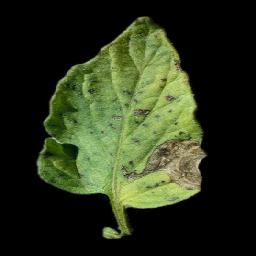
#> input picture Tomato Early Blight Segmented/EB4.jpg, 256 x 256 px, found by its file name
$ jupyter execute 'Aahan RGB TO CIELAB.ipynb'
#> lines starting #> are read from the running program, lines starting #| are printed output that depends on the picture
[cell 1]
import numpy as np
import matplotlib.pyplot as plt
import cv2

<h2>Converting the image to L*a*b* color space </h2>

[cell 2]
#importing the image
eb1=cv2.cvtColor(cv2.imread('EB4.jpg'),cv2.COLOR_BGR2RGB)
rows,col,channels=eb1.shape
#> rows = 256; col = 256; channels = 3
plt.imshow(eb1)

[cell 3]
#converting each pixel from rgb to xyz value
eb1c=eb1.copy().reshape(rows*col,channels)
xyzArr=[]
#looping through each pixel
for index,pixel in enumerate(eb1c):
    sR,sG,sB=pixel
    r = ( sR / 255 )
    g = ( sG / 255 )
    b = ( sB / 255 )

    if r > 0.04045:
        r = ( ( r + 0.055 ) / 1.055 )** 2.4
    else:
        r = r / 12.92

    if g > 0.04045:
        g=( ( g + 0.055 ) / 1.055 )**2.4

    else:
        g = g / 12.92

    if b > 0.04045:
        b = ( ( b + 0.055 ) / 1.055 )** 2.4
    else:
        b = b / 12.92

    r = r * 100
    g = g * 100
    b = b * 100

    x = r * 0.4124 + g * 0.3576 + b * 0.1805
    y = r * 0.2126 + g * 0.7152 + b * 0.0722
    z = r * 0.0193 + g * 0.1192 + b * 0.9505
    xyzArr.append([x,y,z])
xyzArr=np.array(xyzArr)

[cell 4]
#converting each pixel from xyz to cielab color space
labArr=[]
for value in xyzArr:
    x,y,z=value
    refX=94.811
    refY=100.000
    refZ=107.304

    x = x / refX
    y = y / refY
    z = z / refZ

    if x > 0.008856 :
            x = x ** ( 1/3 )

    else:
        x = ( 7.787 * x ) + ( 16 / 116 )

    if y > 0.008856 :
        y = y ** ( 1/3 )

    else:
        y = ( 7.787 * y ) + ( 16 / 116 )

    if  z > 0.008856:
        z = z**( 1/3 )

    else:
        z = ( 7.787 * z ) + ( 16 / 116 )


    ciel = (( 116 * x ) - 16)*255/100
    ciea = (500 * ( x - y ))+128
    cieb = (200 * ( y - z ))+128
    labArr.append([ciel,ciea,cieb])

labArr=np.array(labArr).reshape(rows,col,channels)
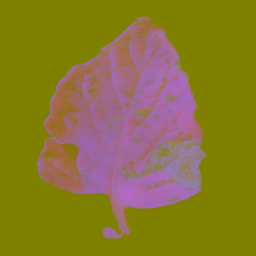
#> labArr: shape (256, 256, 3) float64; mean of channels 0, 1, 2 46.8, 121.1, 139.2; drawn as B, G, R

<h2>L channel</h2>

[cell 5]
lchannel=labArr[:,:,0]
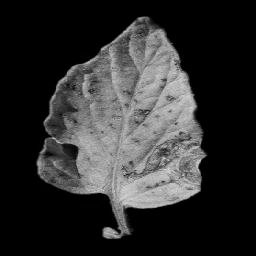
#> lchannel: shape (256, 256) float64; min 0, max 217.1, mean 46.8
plt.imshow(lchannel,cmap='gray')

[cell 6]
ebc=cv2.cvtColor(eb1,cv2.COLOR_RGB2Lab)
#> ebc: shape (256, 256, 3); mean of channels 0, 1, 2 50.9, 121, 139.4
l=ebc[:,:,0]
plt.imshow(l,cmap='gray')

<h2>a* channel</h2>

[cell 7]
achannel=labArr[:,:,1]
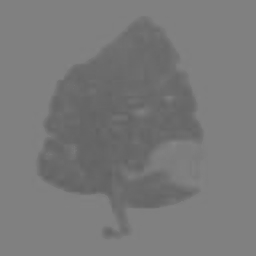
#> achannel: shape (256, 256) float64; min 96.94, max 135.7, mean 121.1
plt.imshow(achannel,cmap='gray')

[cell 8]
a=ebc[:,:,1]
plt.imshow(a,cmap='gray')

<h2>b*channel</h2>

[cell 9]
bchannel=labArr[:,:,2]
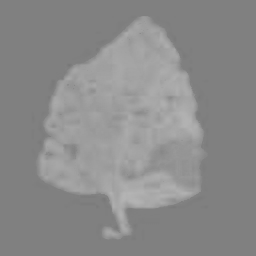
#> bchannel: shape (256, 256) float64; min 119.2, max 180.1, mean 139.2
plt.imshow(bchannel,cmap='gray')

[cell 10]
b=ebc[:,:,2]
plt.imshow(b,cmap='gray')

$ run again, with Tomato Early Blight Segmented/EB1.jpg copied over Tomato Early Blight Segmented/EB4.jpg
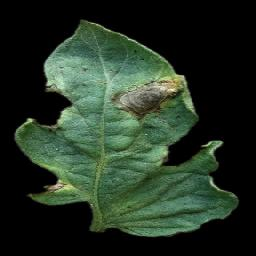
#> input picture Tomato Early Blight Segmented/EB1.jpg, 256 x 256 px, found by its file name
#> `labArr=np.array(labArr).reshape(rows,col,channels)`:
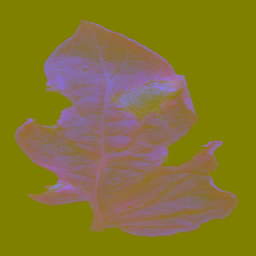
#> labArr: shape (256, 256, 3) float64; mean of channels 0, 1, 2 45.4, 119.7, 134.3; drawn as B, G, R
#> ebc: shape (256, 256, 3); mean of channels 0, 1, 2 50.3, 119.6, 134.5
#> `bchannel=labArr[:,:,2]`:
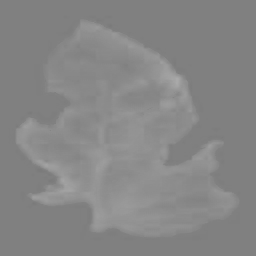
#> bchannel: shape (256, 256) float64; min 122.8, max 170, mean 134.3

$ run again, with Tomato Early Blight Segmented/EB10.jpg copied over Tomato Early Blight Segmented/EB4.jpg
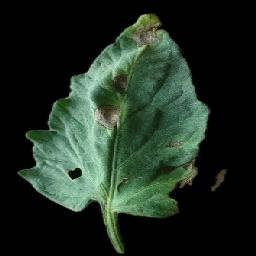
#> input picture Tomato Early Blight Segmented/EB10.jpg, 256 x 256 px, found by its file name
#> `labArr=np.array(labArr).reshape(rows,col,channels)`:
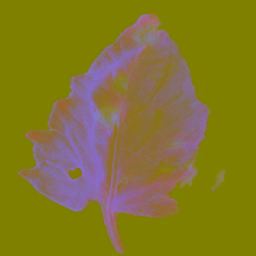
#> labArr: shape (256, 256, 3) float64; mean of channels 0, 1, 2 40.4, 120.8, 132.6; drawn as B, G, R
#> ebc: shape (256, 256, 3); mean of channels 0, 1, 2 44.7, 120.7, 132.8
#> `bchannel=labArr[:,:,2]`:
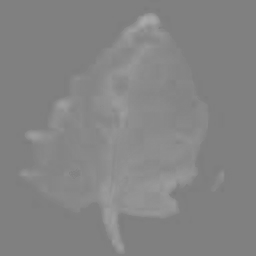
#> bchannel: shape (256, 256) float64; min 122.5, max 170.3, mean 132.6

$ run again, with Tomato Early Blight Segmented/EB11.jpg copied over Tomato Early Blight Segmented/EB4.jpg
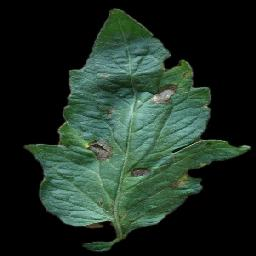
#> input picture Tomato Early Blight Segmented/EB11.jpg, 256 x 256 px, found by its file name
#> `labArr=np.array(labArr).reshape(rows,col,channels)`:
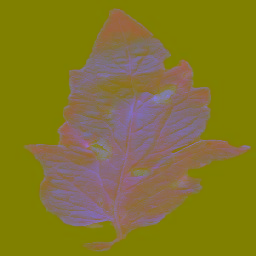
#> labArr: shape (256, 256, 3) float64; mean of channels 0, 1, 2 41.2, 120.2, 131.9; drawn as B, G, R
#> ebc: shape (256, 256, 3); mean of channels 0, 1, 2 45.8, 120.1, 132.1
#> `bchannel=labArr[:,:,2]`:
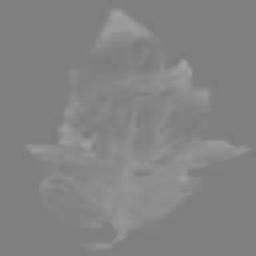
#> bchannel: shape (256, 256) float64; min 122.2, max 163.1, mean 131.9
